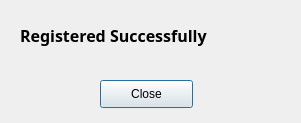
<?xml version="1.0" encoding="UTF-8"?>
<ui version="4.0">
 <class>Parent_Registered</class>
 <widget class="QDialog" name="Parent_Registered">
  <property name="geometry">
   <rect>
    <x>0</x>
    <y>0</y>
    <width>301</width>
    <height>123</height>
   </rect>
  </property>
  <property name="windowTitle">
   <string>Dialog</string>
  </property>
  <widget class="QLabel" name="Success_Meesage">
   <property name="geometry">
    <rect>
     <x>20</x>
     <y>-10</y>
     <width>271</width>
     <height>91</height>
    </rect>
   </property>
   <property name="font">
    <font>
     <family>Arial Black</family>
     <pointsize>12</pointsize>
     <weight>75</weight>
     <bold>true</bold>
    </font>
   </property>
   <property name="text">
    <string>Registered Successfully</string>
   </property>
  </widget>
  <widget class="QPushButton" name="Close_bttn">
   <property name="geometry">
    <rect>
     <x>100</x>
     <y>80</y>
     <width>93</width>
     <height>28</height>
    </rect>
   </property>
   <property name="text">
    <string>Close</string>
   </property>
  </widget>
 </widget>
 <resources/>
 <connections/>
</ui>
